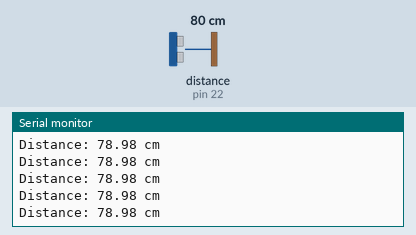
This sketch was run on a simulated Arduino Mega 2560, built with avr-gcc and run on an emulated ATmega2560. Parts: the last lines printed to the serial monitor. Wiring (inferred from the names in the program): ultrasonic range finder: trigger pin 23; echo pin 22. Inputs (shaded band) come from the test bench; at power-on: distance to the obstacle (sensor on pin 22) 80 cm. The echo pulse lasts 58.3 µs per cm.

Above: at 1.2 s.
1.3 s: distance to the obstacle (sensor on pin 22) set to 120 cm
At 2.1 s:
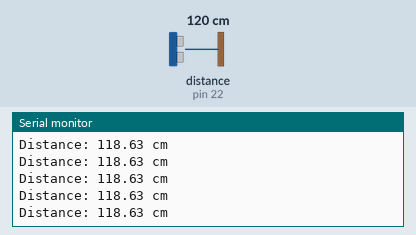
4.3 s: distance to the obstacle (sensor on pin 22) set to 2 cm
At 4.8 s:
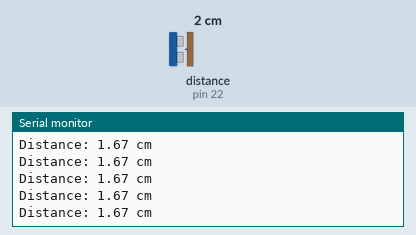
7.3 s: distance to the obstacle (sensor on pin 22) set to 18 cm
At 8.1 s:
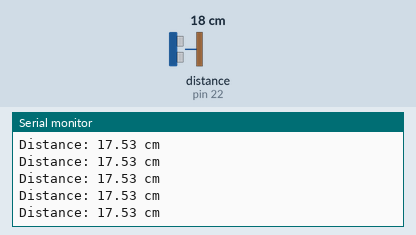
10.3 s: distance to the obstacle (sensor on pin 22) set to 4 cm
At 11.3 s:
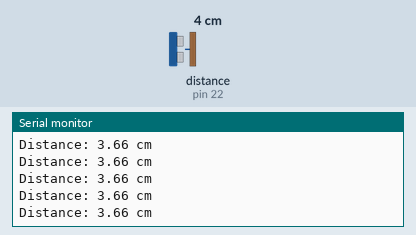
13.3 s: distance to the obstacle (sensor on pin 22) set to 299 cm
At 13.8 s:
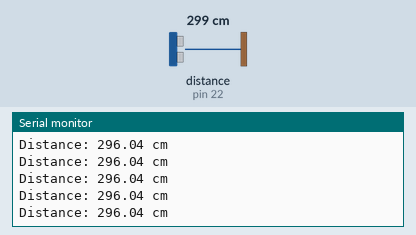
16.3 s: distance to the obstacle (sensor on pin 22) set to 9 cm
At 17.1 s:
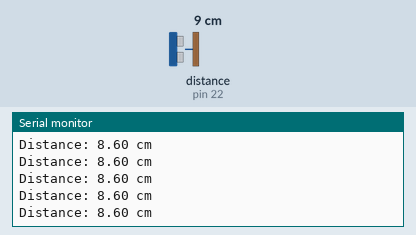
Timing chart, 0 to 19.3 s (numbered marks = the images above; inputs shaded):
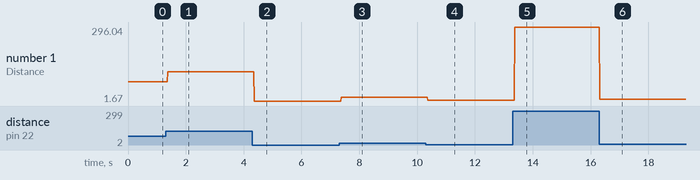

Measured:
- after the input at 1.3 s, the serial monitor: prints a new line after 0.08 s (image 1)
- after the input at 4.3 s, the serial monitor: prints a new line after 0.07 s (image 2)
- after the input at 7.3 s, the serial monitor: prints a new line after 0.07 s (image 3)
- after the input at 10.3 s, the serial monitor: prints a new line after 0.07 s (image 4)
- after the input at 13.3 s, the serial monitor: prints a new line after 0.07 s (image 5)
- after the input at 16.3 s, the serial monitor: prints a new line at once (image 6)
- plotted number 1: 78.98 → 118.63 after the input at 1.3 s, 118.63 → 1.67 after the input at 4.3 s, 1.67 → 17.53 after the input at 7.3 s, 17.53 → 3.66 after the input at 10.3 s, 3.66 → 296.04 after the input at 13.3 s

The sketch:

Ultrasonic.ino
```cpp
// Define the Trig and Echo pin:
#define TRIG_PIN 23 // A0
#define ECHO_PIN 22 // A1


// Define the speed of sound in cm/us:
#define SOUND_SPEED 0.034

void setup() {
  // Begin the serial communication
  Serial.begin(9600);

  // Define the Trig pin as an OUTPUT and Echo pin as an INPUT:
  pinMode(TRIG_PIN, OUTPUT);
  pinMode(ECHO_PIN, INPUT);
}

void loop() {
  // Clear the TRIG_PIN by setting it to LOW:
  digitalWrite(TRIG_PIN, LOW);
  delayMicroseconds(5);

  // Trigger the sensor by setting the TRIG_PIN high for 10 microseconds:
  digitalWrite(TRIG_PIN, HIGH);
  delayMicroseconds(10);
  digitalWrite(TRIG_PIN, LOW);

  // Read the time it takes for the echo to return to the sensor:
  long duration = pulseIn(ECHO_PIN, HIGH);

  // Calculate the distance:
  float distance = (duration * SOUND_SPEED) / 2;

  // Print the distance on the Serial Monitor:
  Serial.print("Distance: ");
  Serial.print(distance);
  Serial.println(" cm");

  // Delay for a bit to avoid overlapping readings:
  delay(10);
}
```
